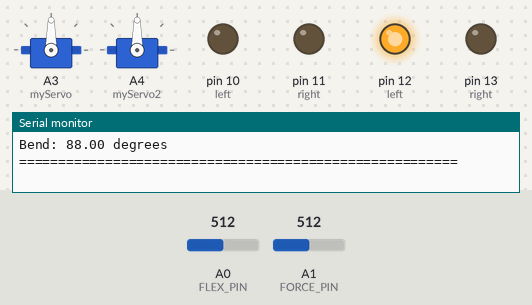
Bench run of a sketch on a simulated Arduino Uno, built with avr-gcc and run on an emulated ATmega328P. Shown: 2 × servo, output pins drawn as LEDs (lit = HIGH), the last lines printed to the serial monitor. Inputs (shaded band) come from the test bench; at power-on: A0 (FLEX_PIN) = 512, A1 (FORCE_PIN) = 512. At 2.5 s the program stops and its outputs stay as they are.

Above: at 0.2 s.
At 1.4 s:
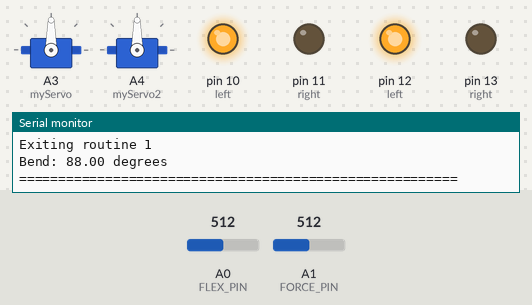
Timing chart, 0 to 2.9 s (numbered marks = the images above):
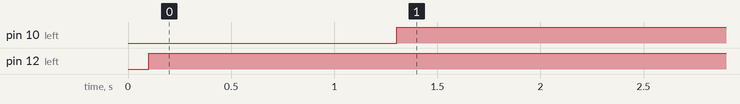

Measured:
- by itself, pin 10 (left): LOW → HIGH at 1.3 s
- by itself, pin 12 (left): LOW → HIGH at 0.10 s

The sketch:

All_in_one_2.ino
```cpp
#include <Servo.h>

Servo myServo;
Servo myServo2;

const int FLEX_PIN = A0;
const int FORCE_PIN = A1;
int FORCE_READ = 0;
const float VCC = 4.98;
const float R_DIV = 51022.0;
const float STRAIGHT_RESISTANCE = 90000.0;
const float BEND_RESISTANCE = 11000.0;
int countsFor10 = 500;
boolean forceApplied = false;
byte servoPos = 0;
int numb = 1;
void setup() {
  // put your setup code here, to run once:
  myServo.attach(A3);
  myServo2.attach(A4);
  pinMode(FLEX_PIN, INPUT);

  Serial.begin(9600);
}

void loop() {

  int left=12;
  int right=13;
  dood(myServo2, left, right);
  forceApplied = false;
  left=10;
  right=11;

  dood(myServo, left, right);
  Serial.println("hello");
  delay(100);
  exit(0);

}

void dood(Servo myServo, int left, int right){
  pinMode(left,OUTPUT);
  pinMode(right,OUTPUT);
  int flexADC = analogRead(FLEX_PIN);
  float flexV = flexADC * VCC/1023.0;
  float flexR = R_DIV *(VCC/flexV - 1.0);

  //Serial.println("Resistance: " + String(flexR) + "ohms");

  float angle = map(flexR, STRAIGHT_RESISTANCE, BEND_RESISTANCE, 0, 90.0);
  angle = angle + 44.0;

  FORCE_READ = analogRead(FORCE_PIN);

  //Serial.print("Force = ");
  //Serial.print(FORCE_READ);     // the raw analog reading
  //Serial.println();
  Serial.println("Bend: " + String(angle) + " degrees");
  if (forceApplied == false)  // only run once until force is applied
  {
    while (analogRead(FORCE_PIN) <= countsFor10)
    {
    //Serial.println("Bend: " + String(angle) + " degrees");
      myServo.write(servoPos);
      digitalWrite(left, LOW);
      digitalWrite(right, HIGH);
      delay(300);  // change delay to suit
      servoPos++;
      //Serial.println("Bend: " + String(angle) + " degrees");

    }
    forceApplied = true;


    digitalWrite(right, LOW);
    delay(100);
    Serial.println("========================================================");
    digitalWrite(left, HIGH);
    delay(100);
    Serial.println("Exiting routine 1");


  }
  delay(1000);
}
```
